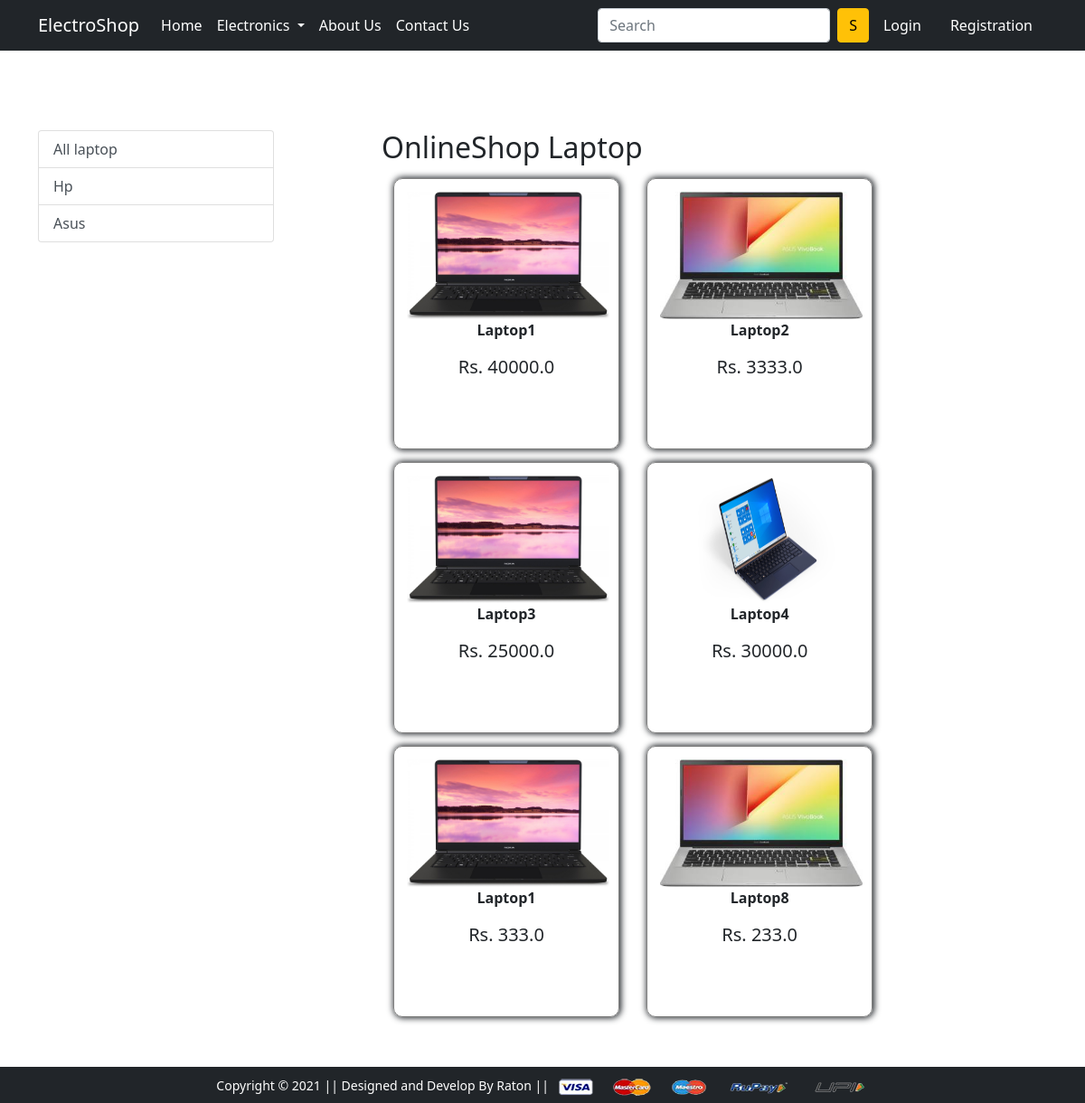
The app's page /laptop/ with its own data.
### app/models.py (models this page shows, shortened)
class Product(models.Model):
    title = models.CharField(max_length=100)
    selling_price = models.FloatField()
    discount_price = models.FloatField()
    description = models.TextField()
    brand = models.CharField(max_length=100)
    category = models.CharField(choices=CATEGORY_CHOICES, max_length=2)
    product_image = models.ImageField(upload_to='productimg')

### app/views.py (the view)
# urls.py: path('laptop/', views.laptop, name='laptop'),
def laptop(request, data=None):
    if data == None:
        laptop = Product.objects.filter(category='L')
    elif data == 'Hp' or data == 'Asus':
        laptop = Product.objects.filter(category='L').filter(brand=data)
    return render(request, 'app/laptop.html', {'laptop': laptop})

### app/templates/app/laptop.html (shortened to what this page needs)
{% extends 'app/base.html' %}
{% load static %} {% block title %}Buy Now{%endblock title %}
{% block main-content %}
<div class="container my-5">
  <div class="row">
    <div class="col-sm-3">
      <div class="list-group" style="margin-top: 6rem !important">
        <a
          href="{% url 'laptop' %}"
          class="list-group-item list-group-item-action"
          >All laptop</a
        >
        <a
          href="{% url 'laptopdata' 'Hp' %}"
          class="list-group-item list-group-item-action"
          >Hp</a
        >
        <a
          href="{% url 'laptopdata' 'Asus' %}"
          class="list-group-item list-group-item-action"
          >Asus</a
        >
      </div>
    </div>
    <div class="col-sm-8 offset-sm-1" style="margin-top: 6rem !important">
      <h2>OnlineShop Laptop</h2>
      <div class="laptop_page">
        {% for i in laptop %}
        <a href="{% url 'product-detail' i.id %}" class="btn"
          ><div class="item">
            <img src="{{i.product_image.url}}" alt="" height="150px" />
            <p class="fw-bold">{{i.title}}</p>
            <br />
            <p class="mb-dis fs-5" style="margin-top: -26px">
              Rs. {{i.discount_price}}
            </p>
          </div></a
        >
        {% endfor %}
      </div>
    </div>
  </div>
</div>
{% endblock main-content %}

### app/static/app/css/style.css (style rules this page uses)
.item { height: 300px; width: 250px; padding: 14px; border: 1px solid gray; box-shadow: 1px 0px 7px 1px; }

### records on screen
Product: product_image (picture), title "Laptop1", discount_price "40000.0"
Product: product_image (picture), title "Laptop2", discount_price "3333.0"
Product: product_image (picture), title "Laptop3", discount_price "25000.0"
Product: product_image (picture), title "Laptop4", discount_price "30000.0"
Product: product_image (picture), title "Laptop1", discount_price "333.0"
Product: product_image (picture), title "Laptop8", discount_price "233.0"
